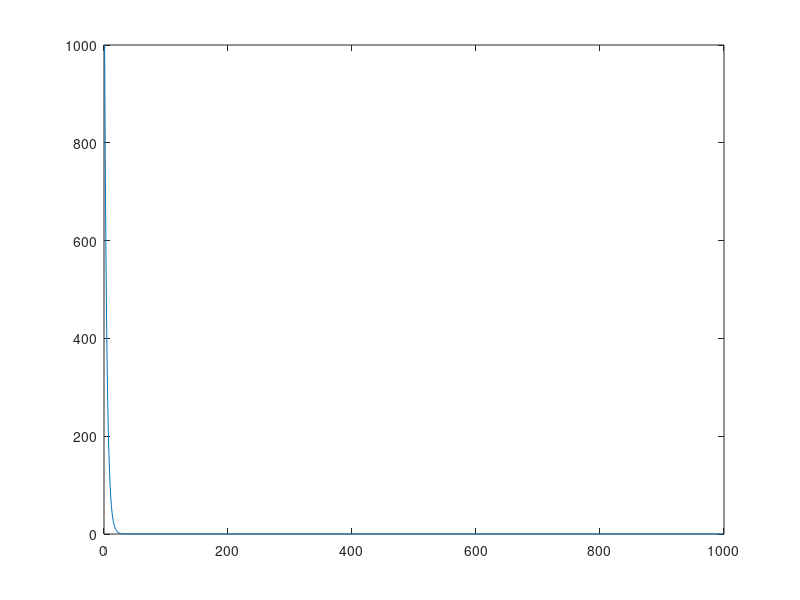

The MATLAB script that drew this image:

function annealing()
N=4;%6,8,10,...
Tiempo=[12,43,15,7;9,10,6,4;5,13,29,2;4,11,17,9];%magic(4)

rand('seed',1);
Actual=randperm(N);
T=1000;
T_Min=0.001;
Iter=1;

while(T>T_Min | Iter~=1000)
TG(Iter)=T;
Nuevo=randperm(N);%sucesor, en este caso es un randperm pero podria se de cualquier forma 
Delta=fval(Nuevo,Tiempo)-fval(Actual,Tiempo);
    if Delta<0
       Actual=Nuevo;
    else
        p=exp(-Delta/T);
        if p>rand
            Actual=Nuevo;
        end
    end
    T=enfriar(T);
    Iter=Iter+1;
end
Actual
Iter
plot(TG);
end

function f=fval(Estado,Tiempo)
f=0;
length(Estado)
for t=1:length(Estado)
   f=Tiempo(t,Estado(t))+f ;
end
end


function e=enfriar(T)

%e=T/(i+1); %%cauchy
e=0.77*T; %% exponencial 0.77 valor optimo
end